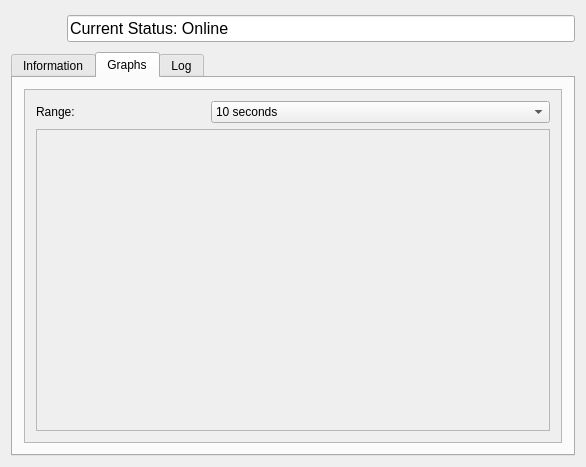
<?xml version="1.0" encoding="UTF-8"?>
<ui version="4.0">
 <class>overview_widget</class>
 <widget class="QWidget" name="overview_widget">
  <property name="geometry">
   <rect>
    <x>0</x>
    <y>0</y>
    <width>586</width>
    <height>467</height>
   </rect>
  </property>
  <property name="sizePolicy">
   <sizepolicy hsizetype="Minimum" vsizetype="Preferred">
    <horstretch>0</horstretch>
    <verstretch>0</verstretch>
   </sizepolicy>
  </property>
  <property name="windowTitle">
   <string>Widget</string>
  </property>
  <layout class="QVBoxLayout" name="verticalLayout_2">
   <item>
    <layout class="QVBoxLayout" name="widget_vertical_layout">
     <item>
      <layout class="QHBoxLayout" name="status_horizontal_layout">
       <item>
        <widget class="QLabel" name="status_light_label">
         <property name="sizePolicy">
          <sizepolicy hsizetype="Fixed" vsizetype="Fixed">
           <horstretch>1</horstretch>
           <verstretch>1</verstretch>
          </sizepolicy>
         </property>
         <property name="minimumSize">
          <size>
           <width>35</width>
           <height>35</height>
          </size>
         </property>
         <property name="maximumSize">
          <size>
           <width>40</width>
           <height>40</height>
          </size>
         </property>
         <property name="sizeIncrement">
          <size>
           <width>50</width>
           <height>50</height>
          </size>
         </property>
         <property name="baseSize">
          <size>
           <width>50</width>
           <height>50</height>
          </size>
         </property>
         <property name="text">
          <string/>
         </property>
         <property name="pixmap">
          <pixmap>graphics/light_green.png</pixmap>
         </property>
         <property name="scaledContents">
          <bool>true</bool>
         </property>
        </widget>
       </item>
       <item>
        <spacer name="horizontal_spacer">
         <property name="orientation">
          <enum>Qt::Horizontal</enum>
         </property>
         <property name="sizeType">
          <enum>QSizePolicy::Minimum</enum>
         </property>
         <property name="sizeHint" stdset="0">
          <size>
           <width>10</width>
           <height>20</height>
          </size>
         </property>
        </spacer>
       </item>
       <item>
        <widget class="QLineEdit" name="status_text_line_edit">
         <property name="font">
          <font>
           <pointsize>12</pointsize>
          </font>
         </property>
         <property name="text">
          <string>Current Status: Online</string>
         </property>
         <property name="readOnly">
          <bool>true</bool>
         </property>
        </widget>
       </item>
      </layout>
     </item>
     <item>
      <widget class="QTabWidget" name="tab_widget">
       <property name="currentIndex">
        <number>1</number>
       </property>
       <widget class="QWidget" name="information_tab">
        <attribute name="title">
         <string>Information</string>
        </attribute>
        <layout class="QHBoxLayout" name="horizontalLayout_3">
         <item>
          <widget class="QTextBrowser" name="information_tab_text_browser">
           <property name="html">
            <string>&lt;!DOCTYPE HTML PUBLIC &quot;-//W3C//DTD HTML 4.0//EN&quot; &quot;http://www.w3.org/TR/REC-html40/strict.dtd&quot;&gt;
&lt;html&gt;&lt;head&gt;&lt;meta name=&quot;qrichtext&quot; content=&quot;1&quot; /&gt;&lt;style type=&quot;text/css&quot;&gt;
p, li { white-space: pre-wrap; }
&lt;/style&gt;&lt;/head&gt;&lt;body style=&quot; font-family:'Sans Serif'; font-size:9pt; font-weight:400; font-style:normal;&quot;&gt;
&lt;p style=&quot; margin-top:0px; margin-bottom:0px; margin-left:0px; margin-right:0px; -qt-block-indent:0; text-indent:0px;&quot;&gt;&lt;span style=&quot; font-family:'MS Shell Dlg 2'; font-size:8pt;&quot;&gt;Incoming Traffic: 10 Mb/s&lt;/span&gt;&lt;/p&gt;
&lt;p style=&quot; margin-top:0px; margin-bottom:0px; margin-left:0px; margin-right:0px; -qt-block-indent:0; text-indent:0px;&quot;&gt;&lt;span style=&quot; font-family:'MS Shell Dlg 2'; font-size:8pt;&quot;&gt;Amount of connected nodes: 55&lt;/span&gt;&lt;/p&gt;
&lt;p style=&quot; margin-top:0px; margin-bottom:0px; margin-left:0px; margin-right:0px; -qt-block-indent:0; text-indent:0px;&quot;&gt;&lt;span style=&quot; font-family:'MS Shell Dlg 2'; font-size:8pt;&quot;&gt;Amount of connected hosts: 35&lt;/span&gt;&lt;/p&gt;
&lt;p style=&quot; margin-top:0px; margin-bottom:0px; margin-left:0px; margin-right:0px; -qt-block-indent:0; text-indent:0px;&quot;&gt;&lt;span style=&quot; font-family:'MS Shell Dlg 2'; font-size:8pt;&quot;&gt;Amout of topics: 14&lt;/span&gt;&lt;/p&gt;
&lt;p style=&quot; margin-top:0px; margin-bottom:0px; margin-left:0px; margin-right:0px; -qt-block-indent:0; text-indent:0px;&quot;&gt;&lt;span style=&quot; font-family:'MS Shell Dlg 2'; font-size:8pt;&quot;&gt;Average traffic of all hosts: 4 Gb/s&lt;/span&gt;&lt;/p&gt;
&lt;p style=&quot; margin-top:0px; margin-bottom:0px; margin-left:0px; margin-right:0px; -qt-block-indent:0; text-indent:0px;&quot;&gt;&lt;span style=&quot; font-family:'MS Shell Dlg 2'; font-size:8pt;&quot;&gt;Average CPU-Load on all hosts: 55%&lt;/span&gt;&lt;/p&gt;&lt;/body&gt;&lt;/html&gt;</string>
           </property>
          </widget>
         </item>
        </layout>
       </widget>
       <widget class="QWidget" name="graphs_tab">
        <attribute name="title">
         <string>Graphs</string>
        </attribute>
        <layout class="QVBoxLayout" name="verticalLayout_4">
         <item>
          <widget class="QScrollArea" name="scrollArea">
           <property name="widgetResizable">
            <bool>true</bool>
           </property>
           <widget class="QWidget" name="scrollAreaWidgetContents">
            <property name="geometry">
             <rect>
              <x>0</x>
              <y>0</y>
              <width>542</width>
              <height>347</height>
             </rect>
            </property>
            <layout class="QVBoxLayout" name="verticalLayout">
             <item>
              <layout class="QVBoxLayout" name="graph_tab_layout">
               <item>
                <layout class="QHBoxLayout" name="range_horizontal_layout">
                 <item>
                  <widget class="QLabel" name="range_label">
                   <property name="sizePolicy">
                    <sizepolicy hsizetype="Minimum" vsizetype="Preferred">
                     <horstretch>1</horstretch>
                     <verstretch>0</verstretch>
                    </sizepolicy>
                   </property>
                   <property name="text">
                    <string>Range:</string>
                   </property>
                  </widget>
                 </item>
                 <item>
                  <widget class="QComboBox" name="range_combo_box">
                   <property name="sizePolicy">
                    <sizepolicy hsizetype="MinimumExpanding" vsizetype="Fixed">
                     <horstretch>2</horstretch>
                     <verstretch>0</verstretch>
                    </sizepolicy>
                   </property>
                   <property name="minimumSize">
                    <size>
                     <width>40</width>
                     <height>0</height>
                    </size>
                   </property>
                   <property name="baseSize">
                    <size>
                     <width>40</width>
                     <height>0</height>
                    </size>
                   </property>
                   <item>
                    <property name="text">
                     <string>10 seconds</string>
                    </property>
                   </item>
                   <item>
                    <property name="text">
                     <string>30 Seconds</string>
                    </property>
                   </item>
                   <item>
                    <property name="text">
                     <string>5 minutes</string>
                    </property>
                   </item>
                  </widget>
                 </item>
                </layout>
               </item>
              </layout>
             </item>
             <item>
              <widget class="QScrollArea" name="graph_scroll_area">
               <property name="widgetResizable">
                <bool>true</bool>
               </property>
               <widget class="QWidget" name="scrollAreaWidgetContents_2">
                <property name="geometry">
                 <rect>
                  <x>0</x>
                  <y>0</y>
                  <width>522</width>
                  <height>294</height>
                 </rect>
                </property>
               </widget>
              </widget>
             </item>
            </layout>
           </widget>
          </widget>
         </item>
         <item>
          <layout class="QVBoxLayout" name="graphs_tab_vertical_layout"/>
         </item>
        </layout>
       </widget>
       <widget class="QWidget" name="log_tab">
        <attribute name="title">
         <string>Log</string>
        </attribute>
        <layout class="QHBoxLayout" name="horizontalLayout_5">
         <item>
          <widget class="QTreeView" name="log_tab_tree_view"/>
         </item>
        </layout>
       </widget>
      </widget>
     </item>
    </layout>
   </item>
  </layout>
 </widget>
 <layoutdefault spacing="6" margin="11"/>
 <resources/>
 <connections/>
</ui>
